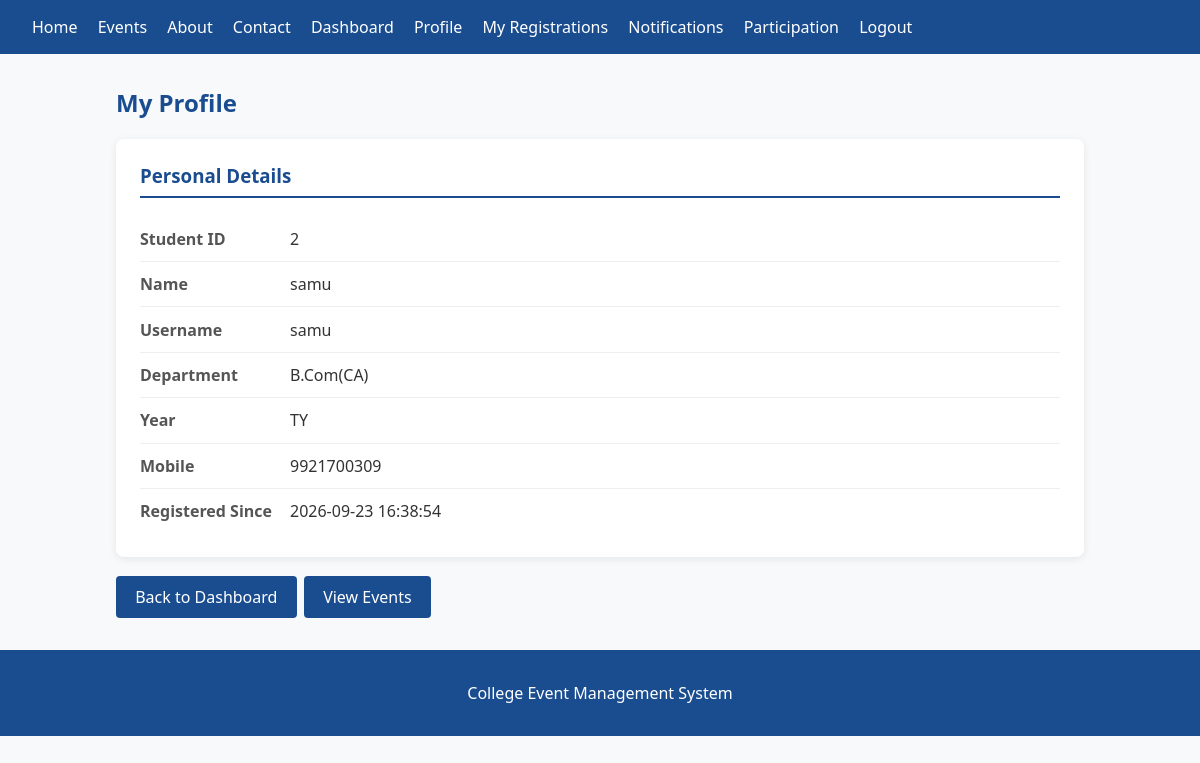
Screenshot of /profile (signed in) with the database file from the repository.
### tables this page shows
CREATE TABLE students (
        student_id INTEGER PRIMARY KEY AUTOINCREMENT,
        name TEXT NOT NULL,
        username TEXT UNIQUE NOT NULL,
        password TEXT NOT NULL,
        department TEXT NOT NULL,
        year TEXT NOT NULL,
        mobile TEXT NOT NULL,
        created_at TIMESTAMP DEFAULT CURRENT_TIMESTAMP
    );

### app.py (the view)
@app.route('/profile')
def profile():
    if 'student_id' not in session:
        return redirect(url_for('login'))
    student_id = session['student_id']
    db = get_db()
    student = db.execute(
        'SELECT student_id, name, username, department, year, mobile, created_at FROM students WHERE student_id = ?',
        (student_id,)
    ).fetchone()
    db.close()
    return render_template('profile.html', student=student)

### app.py (called while the page is built)
def get_db():
    conn = sqlite3.connect(DB_PATH)
    conn.row_factory = sqlite3.Row
    return conn

### templates/profile.html (shortened to what this page needs)
{% extends "base.html" %}
{% block content %}
<h2>My Profile</h2>
<div class="profile-section">
  <h3>Personal Details</h3>
  <div class="profile-field"><strong>Student ID</strong><span>{{ student.student_id }}</span></div>
  <div class="profile-field"><strong>Name</strong><span>{{ student.name }}</span></div>
  <div class="profile-field"><strong>Username</strong><span>{{ student.username }}</span></div>
  <div class="profile-field"><strong>Department</strong><span>{{ student.department }}</span></div>
  <div class="profile-field"><strong>Year</strong><span>{{ student.year }}</span></div>
  <div class="profile-field"><strong>Mobile</strong><span>{{ student.mobile }}</span></div>
  <div class="profile-field"><strong>Registered Since</strong><span>{{ student.created_at }}</span></div>
</div>
<div class="nav-buttons">
  <a href="{{ url_for('dashboard') }}" class="btn">Back to Dashboard</a>
  <a href="{{ url_for('events') }}" class="btn">View Events</a>
</div>
{% endblock %}

### static/css/style.css (style rules this page uses)
* { box-sizing: border-box; }
body { font-family: 'Segoe UI', Tahoma, Geneva, Verdana, sans-serif; margin: 0; background: #f7f9fb; color: #333; }
h1, h2 { color: #1a4d8f; }
.btn { display: inline-block; background: #1a4d8f; color: #fff; padding: 0.6rem 1.2rem; border-radius: 4px; text-decoration: none; margin: 0.2rem 0.2rem 0 0; }
.profile-section { background: #fff; border-radius: 8px; padding: 1.5rem; box-shadow: 0 2px 8px rgba(0,0,0,0.08); margin-bottom: 1rem; }
.profile-field { display: flex; padding: 0.7rem 0; border-bottom: 1px solid #eee; }
.profile-field:last-child { border-bottom: none; }
.profile-field strong { width: 150px; color: #555; }
.profile-field span { color: #333; }
.profile-section h3 { margin-top: 0; color: #1a4d8f; border-bottom: 2px solid #1a4d8f; padding-bottom: 0.5rem; }

### rows the page displays
students: student_id "2", name "samu", username "samu", department "B.Com(CA)", year "TY", mobile "9921700309", created_at "2026-09-23 16:38:54"
